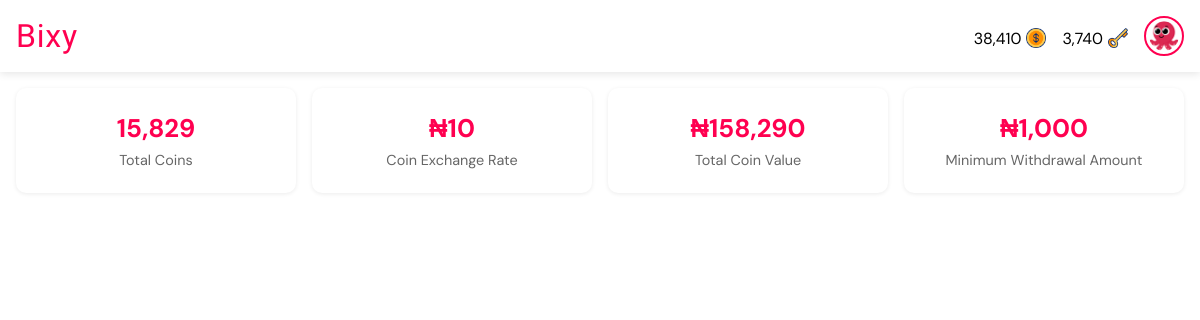
Before: /wallet/ (signed in) with the older database file.
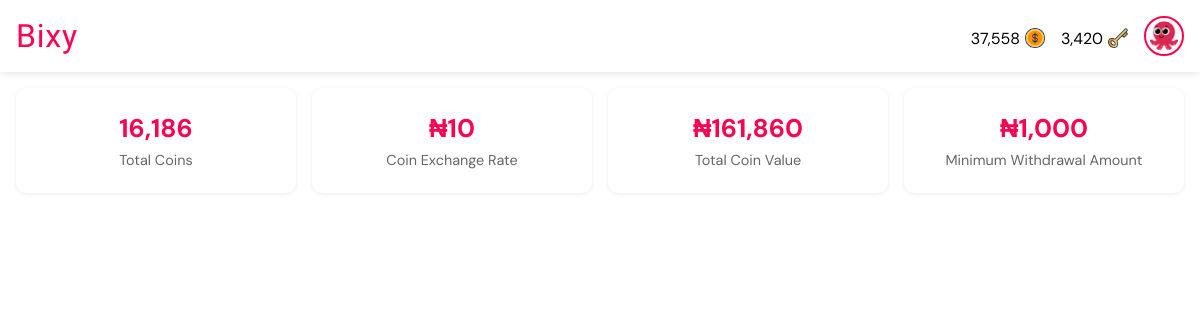
After: the same page with the newer database file.
### giftapp/models.py (models this page shows, shortened)
class User(AbstractUser):
    gender = models.CharField(max_length=6, choices=GENDERS, default=GENDERS[0][0])
    is_verified = models.BooleanField(default=False, help_text="If the user's email address is verified or not.")
    email = models.EmailField(unique=True, blank=False, null=False)
    new_email = models.EmailField(unique=False, blank=True, null=True)
    coins = models.PositiveIntegerField(default=0)
    won_coins = models.PositiveIntegerField(default=0)
    keys = models.PositiveIntegerField(default=0)
    verify_code = models.CharField(max_length=255, null=True, blank=True)
    change_email_code = models.CharField(max_length=255, null=True, blank=True)
    profile_pic = models.ForeignKey(ProfilePicture, on_delete=models.SET_NULL, related_name='owners', null=True)
    USERNAME_FIELD = "email"
    REQUIRED_FIELDS = ["username"]
    def total_won_coin_value(self):
        return self.won_coins * COIN_BASE_PRICE

class ProfilePicture(models.Model):
    name = models.CharField(max_length=50, null=False, blank=False)
    image = models.ImageField(null=False, blank=False, upload_to='profile_pics')

### giftapp/views.py (the view)
# urls.py: path("wallet/", views.wallet, name="wallet"),
@login_required
def wallet(request):
    return render(request, "wallet.html")

### templates/wallet.html (shortened to what this page needs)
{% extends 'base.html' %}
{% load static %}
{% load humanize %}
{% load timefilters %}
{% block title %}
<link rel="stylesheet" href="{% static 'css/all_gifts.css' %}">
{% endblock %}
{% block body %}
<div class="stats-grid">
    <div class="stat-card">
        <h2>{{ request.user.won_coins|intcomma }}</h2>
        <div class="stat-label">Total Coins</div>
    </div>
    <div class="stat-card">
        <h2>₦10</h2>
        <div class="stat-label">Coin Exchange Rate</div>
    </div>
    <div class="stat-card">
        <h2>₦{{ request.user.total_won_coin_value|intcomma }}</h2>
        <div class="stat-label">Total Coin Value</div>
    </div>
    <div class="stat-card">
        <h2>₦1,000</h2>
        <div class="stat-label">Minimum Withdrawal Amount</div>
    </div>
</div>
{% endblock %}

### templates/base.html (shortened to what this page needs)
<!DOCTYPE html>
<html lang="en">
<head>
    {% load static %}
    {% load humanize %}
    {% load timefilters %}
    {% block title %} {% endblock %}
</head>
<body>
    <nav class="navbar">
        <div class="logo-container" role="link" tabindex="0">
            <a href="{% url 'all_gifts' %}" class="logo-text">Bixy</a>
        </div>
        <div class="profile-section" id="profileSection">
            {% if user.is_authenticated %}
            <a href="{% url 'buy_coins' %}" style="text-decoration: none; color: black;">
                <div class="cost">
                    <p>{{ user.coins|intcomma }}</p>
                    <img src="{% static 'images/dollar.png' %}" alt="Gift image">
                </div>
            </a>
            <a href="{% url 'buy_coins' %}" style="text-decoration: none; color: black;">
                <div class="cost">
                    <p>{{ user.keys|intcomma }}</p>
                    <img src="{% static 'images/key.png' %}" alt="Gift image">
                </div>
            </a>
            <a href="{% url 'profile' %}">
                <img src="{{ user.profile_pic.image.url }}" alt="Profile picture" class="profile-pic" />
            </a>
            {% else %}
            <a href="{% url 'signin' %}" class="btn login">Login</a>
            <a href="{% url 'signup' %}" class="btn signup">Sign Up</a>
            {% endif %}
        </div>
    </nav>
    <main>
        <section>
            {% block body %} {% endblock %}
        </section>
    </main>
</body>
</html>

Changed rows visible on the page:
changed User: coins "38,410" → "37,558"; keys "3,740" → "3,420"; user.won_coins "15,829" → "16,186"; user.total_won_coin_value "158,290" → "161,860"
